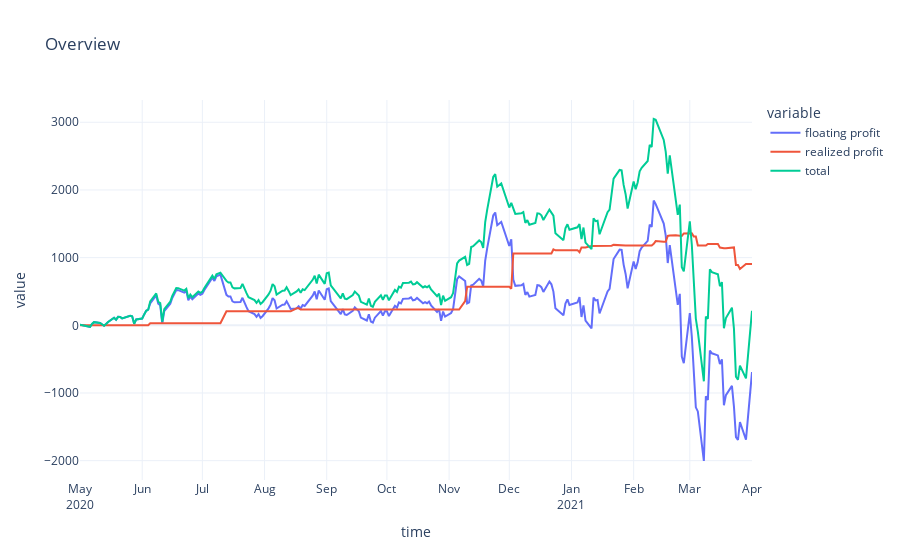

Notebook code for this chart:
### Markdown cell above
### line plot of profit and loss

### Code cell
fig = px.line(df_agg, x="time", y=['floating profit','realized profit'],
              hover_data={"time": "|%B %d, %Y"},
              title='Overview'
              )


fig.add_trace(go.Scatter(
    name="total",
    x=df_agg["time"], y=df_agg['floating profit'] + df_agg['realized profit'],
))

fig.update_xaxes(
    dtick="M1",
    tickformat="%b\n%Y")

fig.update_layout(hovermode="x")

fig.show()

### Figure 1 — Plotly figure (JSON) as saved in the notebook; plotly's stock layout.template omitted (floating-point values rounded to 4 significant figures; data arrays with more than 128 entries replaced by an {"elided": "..."} marker saying what was removed)
{"data": [{"hovertemplate": "variable=floating profit<br>time=%{x|%B %d, %Y}<br>value=%{y}<extra></extra>", "legendgroup": "floating profit", "line": {"color": "#636efa", "dash": "solid"}, "mode": "lines", "name": "floating profit", "orientation": "v", "showlegend": true, "type": "scatter", "x": {"elided": "232 str values"}, "xaxis": "x", "y": {"elided": "232 float values"}, "yaxis": "y"}, {"hovertemplate": "variable=realized profit<br>time=%{x|%B %d, %Y}<br>value=%{y}<extra></extra>", "legendgroup": "realized profit", "line": {"color": "#EF553B", "dash": "solid"}, "mode": "lines", "name": "realized profit", "orientation": "v", "showlegend": true, "type": "scatter", "x": {"elided": "232 str values"}, "xaxis": "x", "y": {"elided": "232 float values"}, "yaxis": "y"}, {"name": "total", "type": "scatter", "x": {"elided": "232 str values"}, "y": {"elided": "232 float values"}}], "layout": {"hovermode": "x", "legend": {"title": {"text": "variable"}, "tracegroupgap": 0}, "title": {"text": "Overview"}, "xaxis": {"anchor": "y", "domain": [0, 1], "dtick": "M1", "tickformat": "%b\n%Y", "title": {"text": "time"}}, "yaxis": {"anchor": "x", "domain": [0, 1], "title": {"text": "value"}}}}
